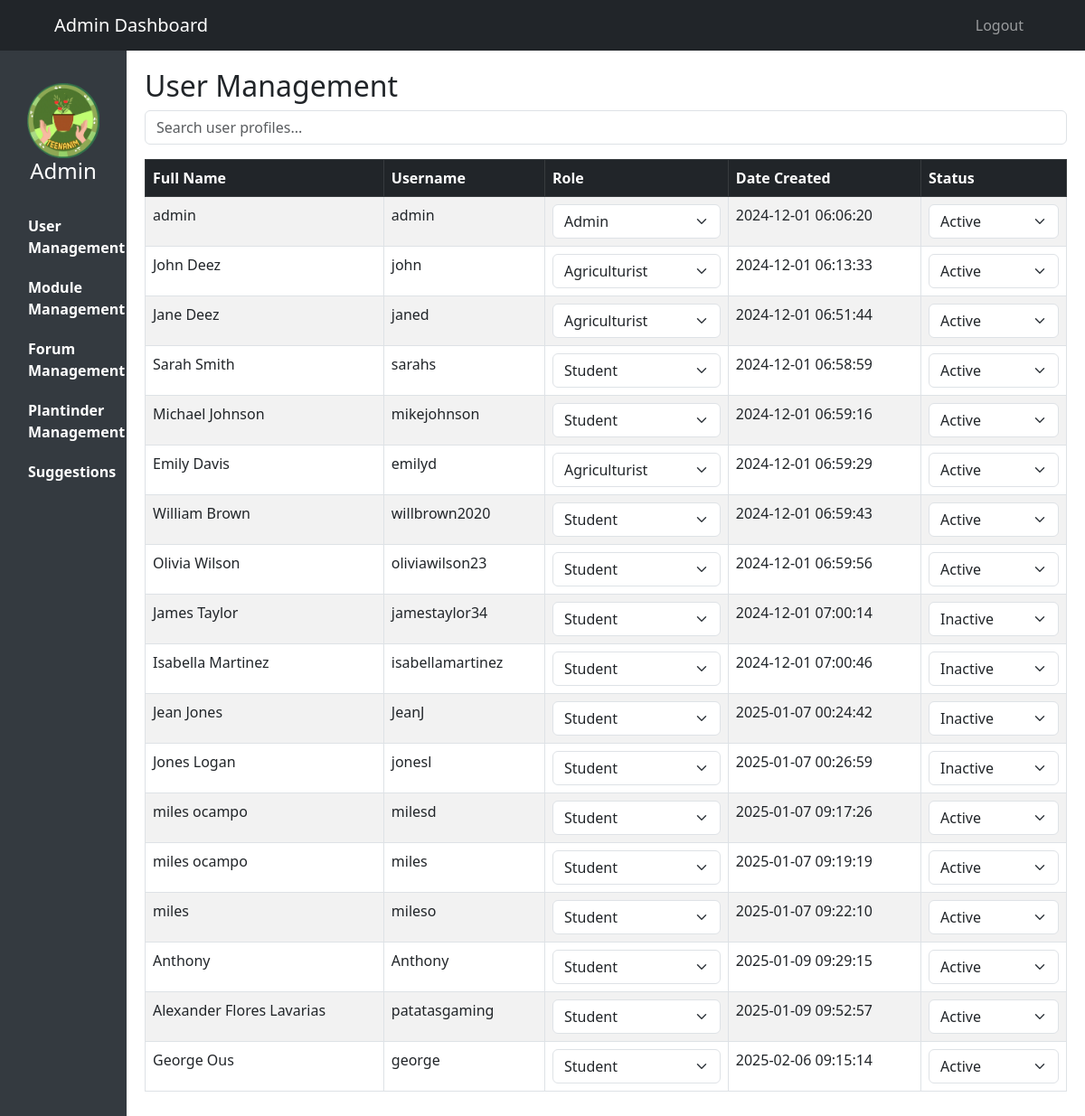
Page /php/Admin/adminpage.php (signed in) on the committed database.
### tables this page shows
CREATE TABLE `users` (
  `user_id` int(11) NOT NULL,
  `name` varchar(100) NOT NULL,
  `username` varchar(100) NOT NULL,
  `password` varchar(255) NOT NULL,
  `role` enum('student','admin','agriculturist') NOT NULL,
  `date_created` timestamp NOT NULL DEFAULT current_timestamp(),
  `status` varchar(10) DEFAULT 'active'
);

### php/Admin/adminpage.php (the view, shortened to what this page needs)
<?php
include('../connection.php');
?>
<!DOCTYPE html>
<html lang="en">
<head>
    <link rel="stylesheet" href="https://cdn.jsdelivr.net/npm/bootstrap@5.3.0/dist/css/bootstrap.min.css">
</head>
<body>
    <nav class="navbar navbar-expand-lg navbar-dark bg-dark px-5">
        <div class="container-fluid">
            <a class="navbar-brand" href="#">Admin Dashboard</a>
            <ul class="navbar-nav ms-auto">
                <li class="nav-item">
                    <a class="nav-link" href="../logout.php">Logout</a>
                </li>
            </ul>
        </div>
    </nav>
    <div class="main">
        <div class="sidebar ">
            <div class="text-center py-3">
                <img src="../../images/clearteenalogo.png" alt="Admin Logo" class="img-fluid" style="max-width: 80px;">
                <h4>Admin</h4>
            </div>
            <ul class="navbar-nav ms-3 fw-semibold">
                <li class="nav-item">
                    <a class="nav-link" href="#" onclick="showSection('user-management')">User Management</a>
                    <a class="nav-link" href="#" onclick="showSection('module-management')">Module Management</a>
                    <a class="nav-link" href="#" onclick="showSection('forum-management')">Forum Management</a>
                    <a class="nav-link" href="#" onclick="showSection('plantinder-management')">Plantinder Management</a>
                    <a class="nav-link" href="#" onclick="showSection('suggestions')">Suggestions</a>
                </li>
            </ul>
        </div>
        <div class="content">
            <section id="user-management" class="content-section">
                <h2>User Management</h2>
                <div class="mb-3">
                    <input type="text" id="search" class="form-control" placeholder="Search user profiles...">
                </div>
                <table class="table table-bordered table-striped">
                    <thead class="table-dark">
                        <tr>
                            <th>Full Name</th>
                            <th>Username</th>
                            <th>Role</th>
                            <th>Date Created</th>
                            <th>Status</th>
                        </tr>
                    </thead>
                    <tbody id="userTable">
                        <?php
                        $result = $conn->query("SELECT * FROM users");
                        while ($row = $result->fetch_assoc()) {
                            echo "<tr>";
                            echo "<td>" . htmlspecialchars($row['name']) . "</td>";
                            echo "<td>" . htmlspecialchars($row['username']) . "</td>";
                            echo "<td>
                                        <select class='form-select' onchange='updateUser(this, " . $row['user_id'] . ", \"role\")'>
                                            <option value='admin'" . ($row['role'] == 'admin' ? ' selected' : '') . ">Admin</option>
                                            <option value='student'" . ($row['role'] == 'student' ? ' selected' : '') . ">Student</option>
                                            <option value='agriculturist'" . ($row['role'] == 'agriculturist' ? ' selected' : '') . ">Agriculturist</option>
                                        </select>
                                    </td>";
                            echo "<td>" . htmlspecialchars($row['date_created']) . "</td>";
                            echo "<td>
                                <select class='form-select' onchange='updateUser(this, " . $row['user_id'] . ", \"status\")'>
                                    <option value='active'" . ($row['status'] == 'active' ? ' selected' : '') . ">Active</option>
                                    <option value='inactive'" . ($row['status'] == 'inactive' ? ' selected' : '') . ">Inactive</option>
                                </select>
                            </td>";
                        }
                        ?>
                    </tbody>
                </table>
            </section>
        </div>
    </div>
</body>
</html>

### php/Admin/adminpage.php (style rules this page uses)
body { display: flex; height: 100vh; flex-direction: column; }
.main { display: flex; flex: 1; overflow: hidden; }
.sidebar { width: 140px; background-color: #343a40; color: white; display: flex; flex-direction: column; padding-top: 20px; }
.sidebar a { color: white; text-decoration: none; padding: 10px 15px; }
.content { flex-grow: 1; padding: 20px; overflow-y: auto; }
.content-section { display: none; }
.content-section.active { display: block; }

### rows in the picture
users: name "admin", username "admin", role+user_id "Admin", date_created "2024-12-01 06:06:20", user_id "Active"
users: name "John Deez", username "john", role+user_id "Agriculturist", date_created "2024-12-01 06:13:33", status+user_id "Active"
users: name "Jane Deez", username "janed", role+user_id "Agriculturist", date_created "2024-12-01 06:51:44", status+user_id "Active"
users: name "Sarah Smith", username "sarahs", role+user_id "Student", date_created "2024-12-01 06:58:59", status+user_id "Active"
users: name "Michael Johnson", username "mikejohnson", role+user_id "Student", date_created "2024-12-01 06:59:16", status+user_id "Active"
users: name "Emily Davis", username "emilyd", role+user_id "Agriculturist", date_created "2024-12-01 06:59:29", status+user_id "Active"
users: name "William Brown", username "willbrown2020", role+user_id "Student", date_created "2024-12-01 06:59:43", status+user_id "Active"
users: name "Olivia Wilson", username "oliviawilson23", role+user_id "Student", date_created "2024-12-01 06:59:56", status+user_id "Active"
users: name "James Taylor", username "jamestaylor34", role+user_id "Student", date_created "2024-12-01 07:00:14", status+user_id "Inactive"
users: name "Isabella Martinez", username "isabellamartinez", role+user_id "Student", date_created "2024-12-01 07:00:46", status+user_id "Inactive"
users: name "Jean Jones", username "JeanJ", role+user_id "Student", date_created "2025-01-07 00:24:42", status+user_id "Inactive"
users: name "Jones Logan", username "jonesl", role+user_id "Student", date_created "2025-01-07 00:26:59", status+user_id "Inactive"
users: name "miles ocampo", username "milesd", role+user_id "Student", date_created "2025-01-07 09:17:26", status+user_id "Active"
users: name "miles ocampo", username "miles", role+user_id "Student", date_created "2025-01-07 09:19:19", status+user_id "Active"
users: name "miles", username "mileso", role+user_id "Student", date_created "2025-01-07 09:22:10", status+user_id "Active"
users: name "Anthony", username "Anthony", role+user_id "Student", date_created "2025-01-09 09:29:15", status+user_id "Active"
users: name "Alexander Flores Lavarias", username "patatasgaming", role+user_id "Student", date_created "2025-01-09 09:52:57", status+user_id "Active"
users: name "George Ous", username "george", role+user_id "Student", date_created "2025-02-06 09:15:14", status+user_id "Active"
